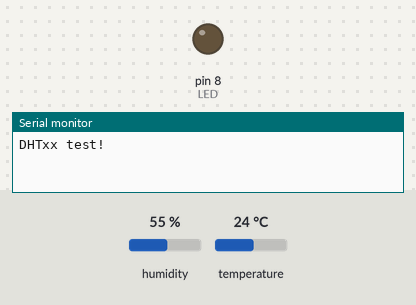
Recording of a sketch running on a simulated Arduino Uno, built with avr-gcc and run on an emulated ATmega328P. Shown: output pins drawn as LEDs (lit = HIGH), the last lines printed to the serial monitor. Wiring (inferred from the names in the program): DHT11 sensor: data pin 12. The inputs (shaded band) are chosen by the test bench; at power-on: humidity 55 %, temperature 24 °C.

Above: at 0.1 s.
At 2.3 s:
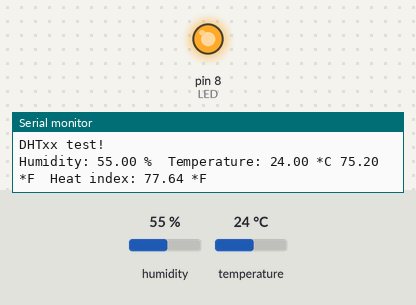
Timing chart, 0 to 3.8 s (numbered marks = the images above):
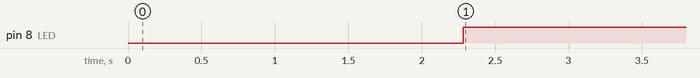

The sketch:

DHTtester.ino
```cpp
// Example testing sketch for various DHT humidity/temperature sensors
// Written by ladyada, public domain

#include "DHT.h"

#define DHTPIN 12     // what pin we're connected to
int LED = 8;

// Uncomment whatever type you're using!
#define DHTTYPE DHT11   // DHT 11
//#define DHTTYPE DHT22   // DHT 22  (AM2302)
//#define DHTTYPE DHT21   // DHT 21 (AM2301)

// Connect pin 1 (on the left) of the sensor to +5V
// Connect pin 2 of the sensor to whatever your DHTPIN is
// Connect pin 4 (on the right) of the sensor to GROUND
// Connect a 10K resistor from pin 2 (data) to pin 1 (power) of the sensor

DHT dht(DHTPIN, DHTTYPE);

void setup() {
  pinMode (LED, OUTPUT);

  Serial.begin(9600);
  Serial.println("DHTxx test!");

  dht.begin();
}

void loop() {
  // Wait a few seconds between measurements.
  delay(2000);

  // Reading temperature or humidity takes about 250 milliseconds!
  // Sensor readings may also be up to 2 seconds 'old' (its a very slow sensor)
  float h = dht.readHumidity();
  // Read temperature as Celsius
  float t = dht.readTemperature();
  // Read temperature as Fahrenheit
  float f = dht.readTemperature(true);

  // Check if any reads failed and exit early (to try again).
  if (isnan(h) || isnan(t) || isnan(f)) {
    Serial.println("Failed to read from DHT sensor!");
    return;
  }

  // Compute heat index
  // Must send in temp in Fahrenheit!
  float hi = dht.computeHeatIndex(f, h);

  Serial.print("Humidity: ");
  Serial.print(h);
  Serial.print(" %\t");
  Serial.print("Temperature: ");
  Serial.print(t);
  Serial.print(" *C ");
  Serial.print(f);
  Serial.print(" *F\t");
  Serial.print("Heat index: ");
  Serial.print(hi);
  Serial.println(" *F");

  if (t >30){
    digitalWrite(LED, LOW);
  }
  else{
    digitalWrite(LED, HIGH);
  }
}
```

Measured:
- by itself, pin 8 (LED): LOW → HIGH at 2.3 s
